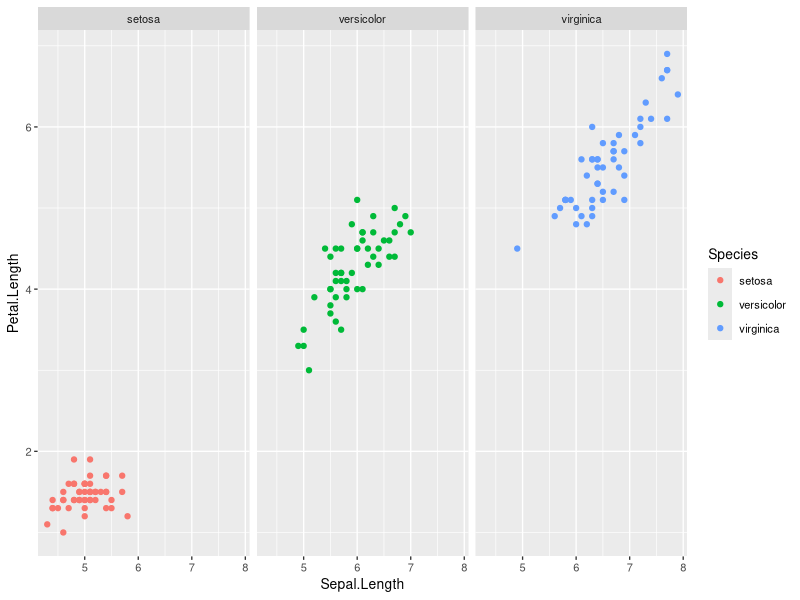

Reproduce this figure in R.
## ---- chunk 1
library('ggplot2')
library('knitr')
theme_set(theme_grey(base_size=10))
knitr::opts_chunk$set(fig.width = 16, fig.height = 4)
## ---- chunk 2
ggplot(iris, aes(Sepal.Length, Petal.Length)) +
    geom_point(aes(color = Species)) +
    facet_wrap(~ Species)
